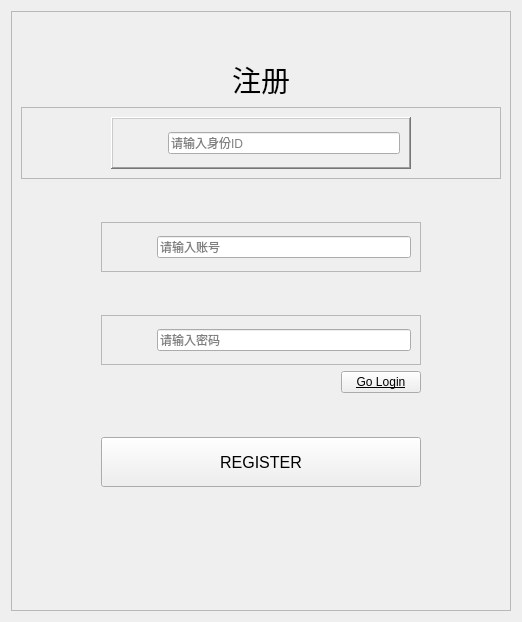
<?xml version="1.0" encoding="UTF-8"?>
<ui version="4.0">
 <class>RegisterPage</class>
 <widget class="QWidget" name="RegisterPage">
  <property name="geometry">
   <rect>
    <x>0</x>
    <y>0</y>
    <width>518</width>
    <height>618</height>
   </rect>
  </property>
  <property name="windowTitle">
   <string>Form</string>
  </property>
  <layout class="QGridLayout" name="gridLayout_2">
   <item row="0" column="0">
    <widget class="QFrame" name="frame_login">
     <property name="sizePolicy">
      <sizepolicy hsizetype="Minimum" vsizetype="Minimum">
       <horstretch>0</horstretch>
       <verstretch>0</verstretch>
      </sizepolicy>
     </property>
     <property name="minimumSize">
      <size>
       <width>500</width>
       <height>600</height>
      </size>
     </property>
     <property name="maximumSize">
      <size>
       <width>500</width>
       <height>600</height>
      </size>
     </property>
     <property name="frameShape">
      <enum>QFrame::StyledPanel</enum>
     </property>
     <property name="frameShadow">
      <enum>QFrame::Raised</enum>
     </property>
     <layout class="QGridLayout" name="gridLayout_5">
      <item row="1" column="0">
       <spacer name="verticalSpacer_4">
        <property name="orientation">
         <enum>Qt::Vertical</enum>
        </property>
        <property name="sizeType">
         <enum>QSizePolicy::Fixed</enum>
        </property>
        <property name="sizeHint" stdset="0">
         <size>
          <width>20</width>
          <height>20</height>
         </size>
        </property>
       </spacer>
      </item>
      <item row="0" column="0">
       <layout class="QVBoxLayout" name="verticalLayout">
        <item>
         <spacer name="verticalSpacer_2">
          <property name="orientation">
           <enum>Qt::Vertical</enum>
          </property>
          <property name="sizeHint" stdset="0">
           <size>
            <width>20</width>
            <height>13</height>
           </size>
          </property>
         </spacer>
        </item>
        <item>
         <layout class="QHBoxLayout" name="horizontalLayout">
          <item>
           <spacer name="horizontalSpacer">
            <property name="orientation">
             <enum>Qt::Horizontal</enum>
            </property>
            <property name="sizeHint" stdset="0">
             <size>
              <width>40</width>
              <height>20</height>
             </size>
            </property>
           </spacer>
          </item>
          <item>
           <widget class="QLabel" name="label_login">
            <property name="font">
             <font>
              <family>Arial</family>
              <pointsize>22</pointsize>
             </font>
            </property>
            <property name="text">
             <string>注册</string>
            </property>
           </widget>
          </item>
          <item>
           <spacer name="horizontalSpacer_2">
            <property name="orientation">
             <enum>Qt::Horizontal</enum>
            </property>
            <property name="sizeHint" stdset="0">
             <size>
              <width>40</width>
              <height>20</height>
             </size>
            </property>
           </spacer>
          </item>
         </layout>
        </item>
        <item>
         <widget class="QFrame" name="frame_user_name_2">
          <property name="frameShape">
           <enum>QFrame::StyledPanel</enum>
          </property>
          <property name="frameShadow">
           <enum>QFrame::Raised</enum>
          </property>
          <layout class="QGridLayout" name="gridLayout_6">
           <item row="0" column="0">
            <spacer name="horizontalSpacer_24">
             <property name="orientation">
              <enum>Qt::Horizontal</enum>
             </property>
             <property name="sizeType">
              <enum>QSizePolicy::Fixed</enum>
             </property>
             <property name="sizeHint" stdset="0">
              <size>
               <width>80</width>
               <height>20</height>
              </size>
             </property>
            </spacer>
           </item>
           <item row="0" column="2">
            <spacer name="horizontalSpacer_25">
             <property name="orientation">
              <enum>Qt::Horizontal</enum>
             </property>
             <property name="sizeType">
              <enum>QSizePolicy::Fixed</enum>
             </property>
             <property name="sizeHint" stdset="0">
              <size>
               <width>80</width>
               <height>20</height>
              </size>
             </property>
            </spacer>
           </item>
           <item row="0" column="1">
            <widget class="QFrame" name="frame_id">
             <property name="frameShape">
              <enum>QFrame::WinPanel</enum>
             </property>
             <property name="frameShadow">
              <enum>QFrame::Raised</enum>
             </property>
             <layout class="QGridLayout" name="gridLayout_3">
              <item row="0" column="0">
               <layout class="QHBoxLayout" name="horizontalLayout_8">
                <item>
                 <spacer name="horizontalSpacer_16">
                  <property name="orientation">
                   <enum>Qt::Horizontal</enum>
                  </property>
                  <property name="sizeType">
                   <enum>QSizePolicy::Fixed</enum>
                  </property>
                  <property name="sizeHint" stdset="0">
                   <size>
                    <width>10</width>
                    <height>20</height>
                   </size>
                  </property>
                 </spacer>
                </item>
                <item>
                 <widget class="QLabel" name="label_pwd_3">
                  <property name="sizePolicy">
                   <sizepolicy hsizetype="Fixed" vsizetype="Fixed">
                    <horstretch>0</horstretch>
                    <verstretch>0</verstretch>
                   </sizepolicy>
                  </property>
                  <property name="minimumSize">
                   <size>
                    <width>30</width>
                    <height>30</height>
                   </size>
                  </property>
                  <property name="maximumSize">
                   <size>
                    <width>30</width>
                    <height>30</height>
                   </size>
                  </property>
                  <property name="styleSheet">
                   <string notr="true">background-image: url(:/res/pic/user_name.png);</string>
                  </property>
                  <property name="text">
                   <string/>
                  </property>
                 </widget>
                </item>
                <item>
                 <widget class="QLineEdit" name="lineE_id">
                  <property name="echoMode">
                   <enum>QLineEdit::Password</enum>
                  </property>
                  <property name="placeholderText">
                   <string>请输入身份ID</string>
                  </property>
                  <property name="clearButtonEnabled">
                   <bool>false</bool>
                  </property>
                 </widget>
                </item>
               </layout>
              </item>
             </layout>
            </widget>
           </item>
          </layout>
         </widget>
        </item>
        <item>
         <spacer name="verticalSpacer">
          <property name="orientation">
           <enum>Qt::Vertical</enum>
          </property>
          <property name="sizeHint" stdset="0">
           <size>
            <width>20</width>
            <height>13</height>
           </size>
          </property>
         </spacer>
        </item>
        <item>
         <layout class="QHBoxLayout" name="horizontalLayout_10">
          <item>
           <spacer name="horizontalSpacer_20">
            <property name="orientation">
             <enum>Qt::Horizontal</enum>
            </property>
            <property name="sizeType">
             <enum>QSizePolicy::Fixed</enum>
            </property>
            <property name="sizeHint" stdset="0">
             <size>
              <width>80</width>
              <height>20</height>
             </size>
            </property>
           </spacer>
          </item>
          <item>
           <widget class="QFrame" name="frame_user_name">
            <property name="frameShape">
             <enum>QFrame::StyledPanel</enum>
            </property>
            <property name="frameShadow">
             <enum>QFrame::Raised</enum>
            </property>
            <layout class="QGridLayout" name="gridLayout_4">
             <item row="0" column="0">
              <layout class="QHBoxLayout" name="horizontalLayout_11">
               <item>
                <spacer name="horizontalSpacer_21">
                 <property name="orientation">
                  <enum>Qt::Horizontal</enum>
                 </property>
                 <property name="sizeType">
                  <enum>QSizePolicy::Fixed</enum>
                 </property>
                 <property name="sizeHint" stdset="0">
                  <size>
                   <width>10</width>
                   <height>20</height>
                  </size>
                 </property>
                </spacer>
               </item>
               <item>
                <widget class="QLabel" name="label_user_name">
                 <property name="sizePolicy">
                  <sizepolicy hsizetype="Fixed" vsizetype="Fixed">
                   <horstretch>0</horstretch>
                   <verstretch>0</verstretch>
                  </sizepolicy>
                 </property>
                 <property name="minimumSize">
                  <size>
                   <width>30</width>
                   <height>30</height>
                  </size>
                 </property>
                 <property name="maximumSize">
                  <size>
                   <width>30</width>
                   <height>30</height>
                  </size>
                 </property>
                 <property name="styleSheet">
                  <string notr="true">border-image: url(:/res/pic/user_name.png);</string>
                 </property>
                 <property name="text">
                  <string/>
                 </property>
                </widget>
               </item>
               <item>
                <widget class="QLineEdit" name="lineE_user_name">
                 <property name="placeholderText">
                  <string>请输入账号</string>
                 </property>
                </widget>
               </item>
              </layout>
             </item>
            </layout>
           </widget>
          </item>
          <item>
           <spacer name="horizontalSpacer_22">
            <property name="orientation">
             <enum>Qt::Horizontal</enum>
            </property>
            <property name="sizeType">
             <enum>QSizePolicy::Fixed</enum>
            </property>
            <property name="sizeHint" stdset="0">
             <size>
              <width>80</width>
              <height>20</height>
             </size>
            </property>
           </spacer>
          </item>
         </layout>
        </item>
        <item>
         <spacer name="verticalSpacer_3">
          <property name="orientation">
           <enum>Qt::Vertical</enum>
          </property>
          <property name="sizeHint" stdset="0">
           <size>
            <width>20</width>
            <height>17</height>
           </size>
          </property>
         </spacer>
        </item>
        <item>
         <layout class="QHBoxLayout" name="horizontalLayout_2">
          <item>
           <spacer name="horizontalSpacer_6">
            <property name="orientation">
             <enum>Qt::Horizontal</enum>
            </property>
            <property name="sizeType">
             <enum>QSizePolicy::Fixed</enum>
            </property>
            <property name="sizeHint" stdset="0">
             <size>
              <width>80</width>
              <height>20</height>
             </size>
            </property>
           </spacer>
          </item>
          <item>
           <widget class="QFrame" name="frame_pwd">
            <property name="frameShape">
             <enum>QFrame::StyledPanel</enum>
            </property>
            <property name="frameShadow">
             <enum>QFrame::Raised</enum>
            </property>
            <layout class="QGridLayout" name="gridLayout">
             <item row="0" column="0">
              <layout class="QHBoxLayout" name="horizontalLayout_3">
               <item>
                <spacer name="horizontalSpacer_5">
                 <property name="orientation">
                  <enum>Qt::Horizontal</enum>
                 </property>
                 <property name="sizeType">
                  <enum>QSizePolicy::Fixed</enum>
                 </property>
                 <property name="sizeHint" stdset="0">
                  <size>
                   <width>10</width>
                   <height>20</height>
                  </size>
                 </property>
                </spacer>
               </item>
               <item>
                <widget class="QLabel" name="label_pwd">
                 <property name="sizePolicy">
                  <sizepolicy hsizetype="Fixed" vsizetype="Fixed">
                   <horstretch>0</horstretch>
                   <verstretch>0</verstretch>
                  </sizepolicy>
                 </property>
                 <property name="minimumSize">
                  <size>
                   <width>30</width>
                   <height>30</height>
                  </size>
                 </property>
                 <property name="maximumSize">
                  <size>
                   <width>30</width>
                   <height>30</height>
                  </size>
                 </property>
                 <property name="text">
                  <string/>
                 </property>
                </widget>
               </item>
               <item>
                <widget class="QLineEdit" name="lineE_pwd">
                 <property name="echoMode">
                  <enum>QLineEdit::Password</enum>
                 </property>
                 <property name="placeholderText">
                  <string>请输入密码</string>
                 </property>
                 <property name="clearButtonEnabled">
                  <bool>false</bool>
                 </property>
                </widget>
               </item>
              </layout>
             </item>
            </layout>
           </widget>
          </item>
          <item>
           <spacer name="horizontalSpacer_19">
            <property name="orientation">
             <enum>Qt::Horizontal</enum>
            </property>
            <property name="sizeType">
             <enum>QSizePolicy::Fixed</enum>
            </property>
            <property name="sizeHint" stdset="0">
             <size>
              <width>80</width>
              <height>20</height>
             </size>
            </property>
           </spacer>
          </item>
         </layout>
        </item>
        <item>
         <layout class="QHBoxLayout" name="horizontalLayout_5">
          <item>
           <spacer name="horizontalSpacer_11">
            <property name="orientation">
             <enum>Qt::Horizontal</enum>
            </property>
            <property name="sizeHint" stdset="0">
             <size>
              <width>28</width>
              <height>20</height>
             </size>
            </property>
           </spacer>
          </item>
          <item>
           <widget class="QPushButton" name="btn_forget">
            <property name="font">
             <font>
              <family>Arial</family>
              <underline>true</underline>
             </font>
            </property>
            <property name="text">
             <string>Go Login</string>
            </property>
           </widget>
          </item>
          <item>
           <spacer name="horizontalSpacer_12">
            <property name="orientation">
             <enum>Qt::Horizontal</enum>
            </property>
            <property name="sizeType">
             <enum>QSizePolicy::Fixed</enum>
            </property>
            <property name="sizeHint" stdset="0">
             <size>
              <width>80</width>
              <height>20</height>
             </size>
            </property>
           </spacer>
          </item>
         </layout>
        </item>
        <item>
         <spacer name="verticalSpacer_5">
          <property name="orientation">
           <enum>Qt::Vertical</enum>
          </property>
          <property name="sizeHint" stdset="0">
           <size>
            <width>20</width>
            <height>13</height>
           </size>
          </property>
         </spacer>
        </item>
        <item>
         <layout class="QHBoxLayout" name="horizontalLayout_6">
          <item>
           <spacer name="horizontalSpacer_13">
            <property name="orientation">
             <enum>Qt::Horizontal</enum>
            </property>
            <property name="sizeHint" stdset="0">
             <size>
              <width>40</width>
              <height>20</height>
             </size>
            </property>
           </spacer>
          </item>
          <item>
           <widget class="QPushButton" name="btn_login">
            <property name="sizePolicy">
             <sizepolicy hsizetype="Fixed" vsizetype="Fixed">
              <horstretch>0</horstretch>
              <verstretch>0</verstretch>
             </sizepolicy>
            </property>
            <property name="minimumSize">
             <size>
              <width>320</width>
              <height>50</height>
             </size>
            </property>
            <property name="maximumSize">
             <size>
              <width>320</width>
              <height>50</height>
             </size>
            </property>
            <property name="font">
             <font>
              <family>Arial</family>
              <pointsize>12</pointsize>
             </font>
            </property>
            <property name="text">
             <string>REGISTER</string>
            </property>
           </widget>
          </item>
          <item>
           <spacer name="horizontalSpacer_14">
            <property name="orientation">
             <enum>Qt::Horizontal</enum>
            </property>
            <property name="sizeHint" stdset="0">
             <size>
              <width>40</width>
              <height>20</height>
             </size>
            </property>
           </spacer>
          </item>
         </layout>
        </item>
        <item>
         <spacer name="verticalSpacer_6">
          <property name="orientation">
           <enum>Qt::Vertical</enum>
          </property>
          <property name="sizeHint" stdset="0">
           <size>
            <width>20</width>
            <height>13</height>
           </size>
          </property>
         </spacer>
        </item>
        <item>
         <layout class="QHBoxLayout" name="horizontalLayout_4">
          <item>
           <spacer name="horizontalSpacer_10">
            <property name="orientation">
             <enum>Qt::Horizontal</enum>
            </property>
            <property name="sizeHint" stdset="0">
             <size>
              <width>13</width>
              <height>20</height>
             </size>
            </property>
           </spacer>
          </item>
          <item>
           <spacer name="horizontalSpacer_7">
            <property name="orientation">
             <enum>Qt::Horizontal</enum>
            </property>
            <property name="sizeHint" stdset="0">
             <size>
              <width>13</width>
              <height>20</height>
             </size>
            </property>
           </spacer>
          </item>
          <item>
           <spacer name="horizontalSpacer_8">
            <property name="orientation">
             <enum>Qt::Horizontal</enum>
            </property>
            <property name="sizeHint" stdset="0">
             <size>
              <width>13</width>
              <height>20</height>
             </size>
            </property>
           </spacer>
          </item>
          <item>
           <spacer name="horizontalSpacer_9">
            <property name="orientation">
             <enum>Qt::Horizontal</enum>
            </property>
            <property name="sizeHint" stdset="0">
             <size>
              <width>13</width>
              <height>20</height>
             </size>
            </property>
           </spacer>
          </item>
         </layout>
        </item>
        <item>
         <spacer name="verticalSpacer_8">
          <property name="orientation">
           <enum>Qt::Vertical</enum>
          </property>
          <property name="sizeHint" stdset="0">
           <size>
            <width>20</width>
            <height>13</height>
           </size>
          </property>
         </spacer>
        </item>
       </layout>
      </item>
     </layout>
    </widget>
   </item>
  </layout>
 </widget>
 <resources/>
 <connections/>
</ui>
